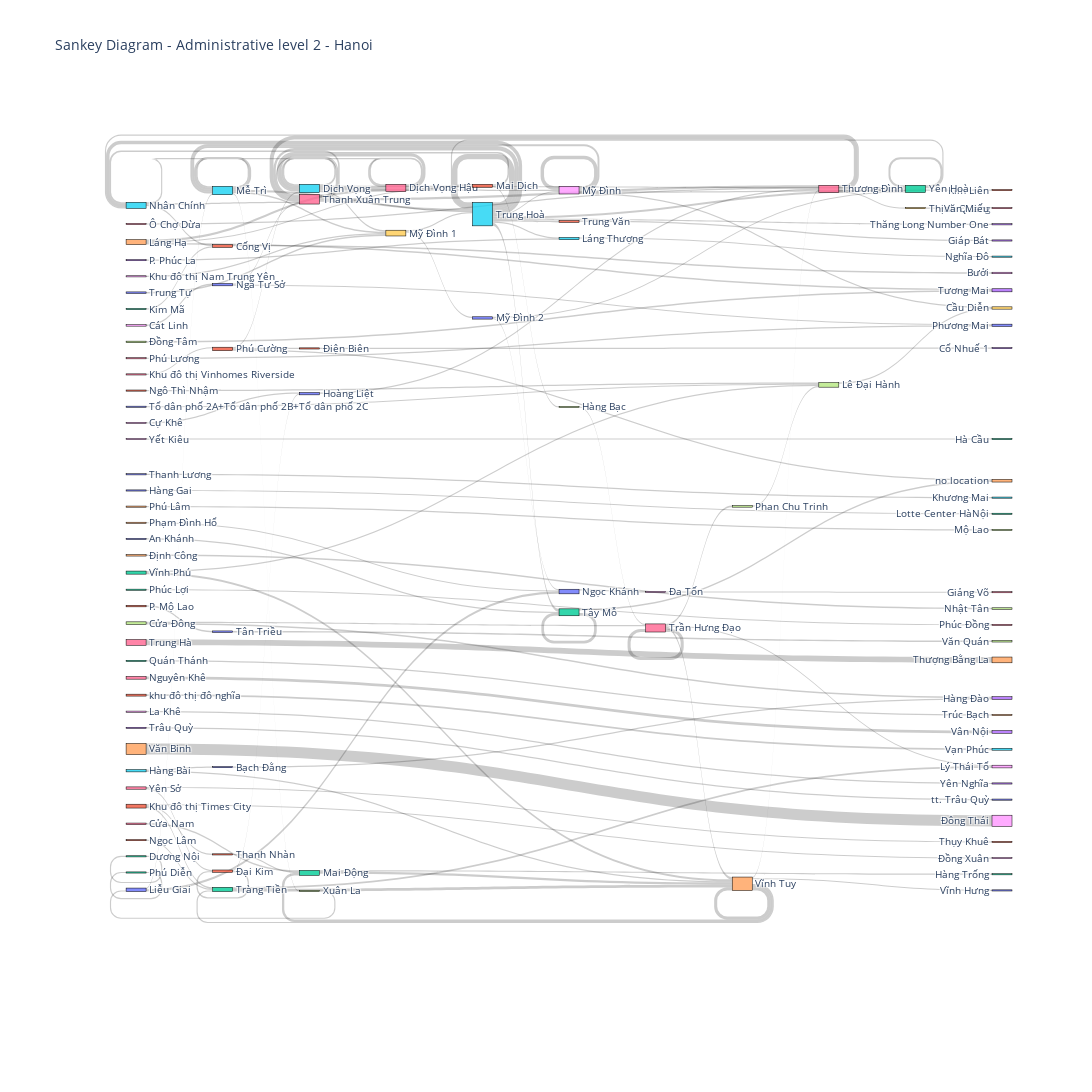

Notebook code for this chart:
### Code cell
# create a plotly sankey diagram from wloc_df_pivot_nom_from_workplace_encoded
import plotly.graph_objects as go
import chart_studio
import chart_studio.plotly as py
import chart_studio.tools as tls

# create sankey diagram
fig = go.Figure(
    data=[
        go.Sankey(
            node=dict(
                pad=15,
                thickness=20,
                line=dict(color="black", width=0.5),
                # label=["cat", "dog", "domestic", "female", "male", "wild"],
                label=wards,
                # color="blue",
            ),
            link=dict(
                source=df_address_sample_sk["start_address_l3"],
                target=df_address_sample_sk["end_address_l3"],
                value=df_address_sample_sk["count"],
            ),
        )
    ]
)
fig.update_layout(
    title_text=("Sankey Diagram - Administrative level 2 - Hanoi"),
    font_size=10,
    width=2000,
    height=2000,
)
fig.show()

# save sankey diagram to html file
fig.write_html("3.1.1_sankey_l3.html")

# save the plotly sankey diagram as html file to plotly
tls.set_credentials_file(
    username=CHARTSTUDIO_USERNAME,
    api_key=CHARTSTUDIO_API_KEY,
)
public_link = py.plot(
    fig,
    filename="3.1.1_sankey_l3.html",
    auto_open=False,
)
print(f"published at: {public_link}")

### Figure 1 — Plotly figure (JSON) as saved in the notebook; plotly's stock layout.template omitted (floating-point values rounded to 4 significant figures; data arrays with more than 128 entries replaced by an {"elided": "..."} marker saying what was removed)
{"data": [{"link": {"source": {"elided": "132 int values"}, "target": {"elided": "132 int values"}, "value": {"elided": "132 int values"}}, "node": {"label": {"elided": "423 str values"}, "line": {"color": "black", "width": 0.5}, "pad": 15, "thickness": 20}, "type": "sankey"}], "layout": {"font": {"size": 10}, "height": 2000, "title": {"text": "Sankey Diagram - Administrative level 2 - Hanoi"}, "width": 2000}}
